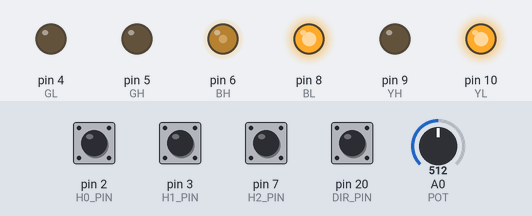
Recording of a sketch running on a simulated SparkFun Pro Micro, built with avr-gcc and run on an emulated ATmega32U4. Parts: output pins drawn as LEDs (lit = HIGH). Dashed ring = blinking. The inputs (shaded band) are chosen by the test bench; at power-on: pin 2 (H0_PIN), pin 3 (H1_PIN), pin 7 (H2_PIN), pin 20 (DIR_PIN) HIGH, A0 (POT) = 512.

Above: at 1.2 s.
1.3 s: A0 (POT) set to 716
At 2.1 s:
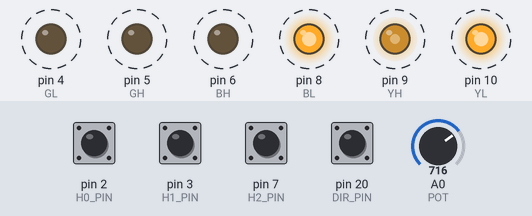
4.3 s: pin 20 (DIR_PIN) pulled LOW for 1 s
At 4.8 s:
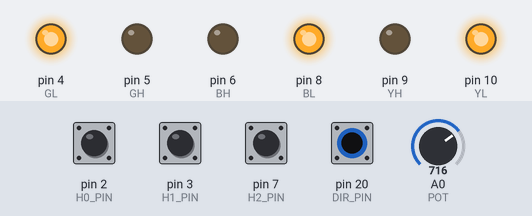
7.3 s: A0 (POT) set to 1023
At 7.7 s:
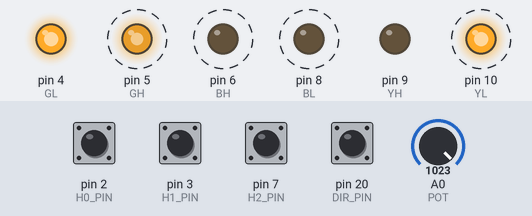
10.3 s: A0 (POT) set to 306
13.3 s: pin 2 (H0_PIN) pulled LOW for 0.15 s
Timing chart, 0 to 17.3 s (numbered marks = the images above; inputs shaded):
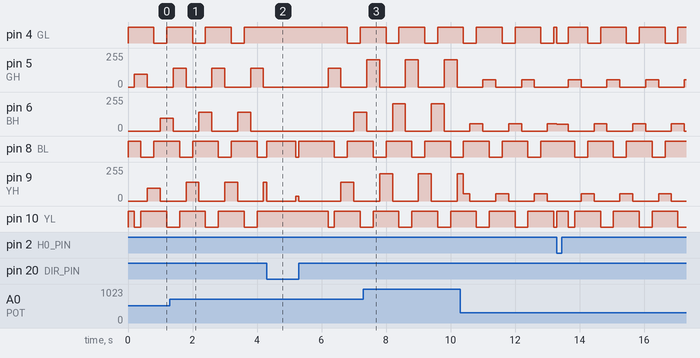

Measured:
- by itself, pin 5 (GH), pin 9 (YH): alternates 53/255 for 0.40 s and 0/255 for 0.80 s
- by itself, pin 6 (BH): repeats every 1.2 s: 0/255 0.80 s, 53/255 0.40 s
- by itself, pin 8 (BL): alternates HIGH for 0.80 s and LOW for 0.40 s

The sketch:

DelanteyDetras.ino
```cpp
// ESTE CÓDIGO NO SE HA PROBADO EN LABORATORIO Y POR TANTO PUEDE CONTENER ERRORES

// Control BLDC con Arduino Pro Micro
// Giro en sentido directo e inverso con arranque suave

// Pines de los transistores
const int GH = 5;  // GREEN alto  (PWM)  -> MOSFET alto fase verde
const int GL = 4;  // GREEN bajo  (DIG)  -> MOSFET bajo fase verde

const int BH = 6;  // BLUE  alto  (PWM)  -> MOSFET alto fase azul
const int BL = 8;  // BLUE  bajo  (DIG)  -> MOSFET bajo fase azul

const int YH = 9;   // YELLOW alto (PWM)  -> MOSFET alto fase amarilla
const int YL = 10;  // YELLOW bajo (DIG)  -> MOSFET bajo fase amarilla


// Potenciómetro --> acelerador
const int POT = A0;

// Pines de los sensores Hall con interrupciones
const int H0_PIN = 2;  // Hall 0
const int H1_PIN = 3;  // Hall 1
const int H2_PIN = 7;  // Hall 2

// Creo una nueva entrada digital para
// HIGH -> marcha adelante (sentido directo)
// LOW  -> marcha atrás  (sentido inverso)
const int DIR_PIN = 20;   // puedes usar 21 si lo prefieres

// Variables globales
int PWM;                          // valor de PWM que aplicamos al motor
unsigned long lastChangeTime = 0; // última vez que cambiaron los sensores Hall
const unsigned long timeout = 200;           // tiempo para forzar la secuencia de arranque suave
const unsigned long tiempoParadoCambio = 1000; // tiempo que esperamos sin cambios en los halls para considerar el motor parado

// Secuencia de conmutación para arranque en sentido directo
int secuencia[6]    = { 0b110, 0b100, 0b101, 0b001, 0b011, 0b010 };
// Secuencia de conmutación para arranque en sentido inverso
int secuenciaInv[6] = { 0b010, 0b011, 0b001, 0b101, 0b100, 0b110 };

int indiceSecuencia = 0;  // índice que nos permitirá recorrer la secuencia en orden en el loop

// 0 -> sentido directo
// 1 -> sentido inverso
int sentidoActual   = 0;  // sentido con el que está funcionando el motor ahora mismo
int cambiandoSentido = 0; // 0 -> normal, 1 -> estamos esperando a que se pare para cambiar de sentido

// -----------------------------------------------------------------------------
// DECLARAMOS LOS PINES

void setup() {
  // Sensores Hall como entrada con pullup interno
  pinMode(H0_PIN, INPUT_PULLUP);
  pinMode(H1_PIN, INPUT_PULLUP);
  pinMode(H2_PIN, INPUT_PULLUP);

  // Entrada de selección de sentido con pullup
  pinMode(DIR_PIN, INPUT_PULLUP);

  // Salidas de potencia para el control del motor
  pinMode(GH, OUTPUT);
  pinMode(GL, OUTPUT);
  pinMode(BH, OUTPUT);
  pinMode(BL, OUTPUT);
  pinMode(YH, OUTPUT);
  pinMode(YL, OUTPUT);

  // Al inicio apagamos el motor
  PWM = 0;
  apagarMotor(); // Subprograma que me pone todos los transistores desconectados para parar el motor

  // Declaración de las interrupciones (cada vez que cambie cualquier sensor de efecto hall)
  attachInterrupt(digitalPinToInterrupt(H0_PIN), ISR_Halls, CHANGE);
  attachInterrupt(digitalPinToInterrupt(H1_PIN), ISR_Halls, CHANGE);
  attachInterrupt(digitalPinToInterrupt(H2_PIN), ISR_Halls, CHANGE);

  // Ajuste de frecuencia PWM alta (~31 kHz aprox) para que no se oiga el zumbido
  TCCR1B = TCCR1B & 0b11111000 | 0x01;  // Timer1 -> pin 9,10
  TCCR3B = TCCR3B & 0b11111000 | 0x01;  // Timer3 -> pin 5
  TCCR4B = TCCR4B & 0b11111000 | 0x01;  // Timer4 -> pin 6,13

  // Guardamos el tiempo actual
  lastChangeTime = millis();
}

// -----------------------------------------------------------------------------
// BUCLE PRINCIPAL

void loop() {

  // leo el potenciómetro
  PWM = analogRead(POT);

  // lo paso a PWM limitado al 80%
  // zona muerta al 5%
  if (PWM < 51) {
    PWM = 0;
  } else {
    PWM = map(PWM, 51, 1023, 0, 204);
  }

  unsigned long ahora = millis();  // leo el tiempo actual

  // leo el sentido pedido en la entrada digital
  int valorDir = digitalRead(DIR_PIN);  // HIGH -> directo, LOW -> inverso

  int sentidoDeseado;
  if (valorDir == HIGH) {
    sentidoDeseado = 0;   // sentido directo
  } else {
    sentidoDeseado = 1;   // sentido inverso
  }

  // Si el sentido seleccionado es marcha atrás, el ciclo de trabajo máximo debe ser del 20%
  // PWM ahora está entre 0 y 204 entonces ahora lo mapeo a 0..51 (~20% de 255)
  if (sentidoDeseado == 1) {
    PWM = map(PWM, 0, 204, 0, 51);
  }

  // Planteo el cambio de sentido:
  // Si estamos cambiando de sentido, forzamos motor parado hasta que no haya cambios en los halls
  if (cambiandoSentido == 1) {
    // Forzamos motor parado: sin PWM y todas las fases apagadas
    PWM = 0;
    apagarMotor();

    // Si ha pasado el tiempo suficiente desde el último cambio de los sensores hall,
    // consideramos que el motor ya está totalmente parado
    if ((ahora - lastChangeTime) >= tiempoParadoCambio) {
      sentidoActual = sentidoDeseado;  // aplicamos el nuevo sentido
      cambiandoSentido = 0;            // ya podemos volver a arrancar
      indiceSecuencia = 0;             // reiniciamos la secuencia de arranque suave
    }
  } else {
    // No estamos cambiando de sentido
    // Si se pide un sentido distinto mientras hay PWM, iniciamos el proceso de parada
    if ((sentidoDeseado != sentidoActual) && (PWM > 0)) {
      // se ha cambiado la entrada de sentido con el motor girando
      // primero debemos parar el motor
      cambiandoSentido = 1;
      PWM = 0;
      apagarMotor();
    }
  }

  // Si el motor puede girar (no estamos cambiando de sentido) y hay PWM,
  // utilizamos la secuencia de arranque suave como en el código original.
  if ((cambiandoSentido == 0) && (PWM > 0)) {


    if (ahora - lastChangeTime >= timeout) {  // Comprobamos si ha pasado el tiempo límite para forzar la secuencia

      int hallForzado;

      if (sentidoActual == 0) {

        hallForzado = secuencia[indiceSecuencia];  // Forzamos el siguiente paso de la secuencia en sentido directo
        giroSentidoDirecto(hallForzado);  // Obligamos a que el rotor tenga esa secuencia
      } else {

        hallForzado = secuenciaInv[indiceSecuencia];  // Forzamos el siguiente paso de la secuencia en sentido inverso
        giroSentidoInverso(hallForzado);  // Obligamos a que el rotor tenga esa secuencia
      }

      indiceSecuencia++;                // Avanzamos al siguiente paso de la secuencia
      if (indiceSecuencia >= 6) {
        indiceSecuencia = 0;  // Si llegamos al final de la secuencia, volvemos al inicio
      }

      lastChangeTime = ahora;  // Reiniciamos el temporizador
    }
  }
}

// -----------------------------------------------------------------------------
// INTERRUPCIONES

void ISR_Halls() {
  // Leo los valores de los sensores Hall
  int ValDIO0 = digitalRead(H0_PIN);  // Leo el hall0
  int ValDIO1 = digitalRead(H1_PIN);  // Leo el hall1
  int ValDIO2 = digitalRead(H2_PIN);  // Leo el hall2

  int hallState = (ValDIO0 << 2) | (ValDIO1 << 1) | ValDIO2;
  // asigno mi máscara para poder llamar a los sensores de efecto hall de forma
  // más clara y sencilla

  // Si no hay PWM, apagamos el motor
  if (PWM == 0) {
    apagarMotor();
  } else {
    // Según el sentido actual, llamamos a la tabla de verdad correspondiente
    if (sentidoActual == 0) {
      giroSentidoDirecto(hallState);
    } else {
      giroSentidoInverso(hallState);
    }
  }

  // Actualizo mi tiempo de forma que guardo la última vez que se movieron los sensores.
  lastChangeTime = millis();
  // Si no para de moverse se actualizará todo el rato, si no simplemente se quedará con la última.
}

// ------------------------------------------------------------------
// IMPLEMENTACIÓN DE LA TABLA DE VERDAD: SENTIDO DIRECTO

void giroSentidoDirecto(int hallState) {
  switch (hallState) {
    case 0b000:  // nunca vamos a tener los halls en 000
      break;

    case 0b001:
      // YH = 1, GL = 1
      digitalWrite(GH, LOW);
      digitalWrite(BH, LOW);
      analogWrite(YH, PWM);

      digitalWrite(GL, LOW);
      digitalWrite(BL, HIGH);
      digitalWrite(YL, HIGH);
      break;

    case 0b010:
      // BH = 1, YL = 1
      digitalWrite(GH, LOW);
      analogWrite(BH, PWM);
      digitalWrite(YH, LOW);

      digitalWrite(GL, HIGH);
      digitalWrite(BL, HIGH);
      digitalWrite(YL, LOW);
      break;

    case 0b011:
      // BH = 1, GL = 1
      digitalWrite(GH, LOW);
      analogWrite(BH, PWM);
      digitalWrite(YH, LOW);

      digitalWrite(GL, LOW);
      digitalWrite(BL, HIGH);
      digitalWrite(YL, HIGH);

      break;

    case 0b100:
      // GH = 1, BL = 1
      analogWrite(GH, PWM);
      digitalWrite(BH, LOW);
      digitalWrite(YH, LOW);

      digitalWrite(GL, HIGH);
      digitalWrite(BL, LOW);
      digitalWrite(YL, HIGH);
      break;

    case 0b101:
      // YH = 1, BL = 1
      digitalWrite(GH, LOW);
      digitalWrite(BH, LOW);
      analogWrite(YH, PWM);

      digitalWrite(GL, HIGH);
      digitalWrite(BL, LOW);
      digitalWrite(YL, HIGH);
      break;

    case 0b110:
      // GH = 1, YL = 1
      analogWrite(GH, PWM);
      digitalWrite(BH, LOW);
      digitalWrite(YH, LOW);

      digitalWrite(GL, HIGH);
      digitalWrite(BL, HIGH);
      digitalWrite(YL, LOW);
      break;

    case 0b111:  //nunca vamos a tener los halls en 111 no van a estar todos encendidos a la vez
      break;
  }
}

// ------------------------------------------------------------------
// IMPLEMENTACIÓN DE LA TABLA DE VERDAD: SENTIDO INVERSO

void giroSentidoInverso(int hallState) {
  switch (hallState) {
    case 0b000:  // nunca vamos a tener los halls en 000
      break;

    case 0b001:
      // GH = 1, YL = 1
      analogWrite(GH, PWM);
      digitalWrite(BH, LOW);
      digitalWrite(YH, LOW);

      digitalWrite(GL, HIGH);
      digitalWrite(BL, HIGH);
      digitalWrite(YL, LOW);
      break;

    case 0b010:
      // YH = 1, BL = 1
      digitalWrite(GH, LOW);
      digitalWrite(BH, LOW);
      analogWrite(YH, PWM);

      digitalWrite(GL, HIGH);
      digitalWrite(BL, LOW);
      digitalWrite(YL, HIGH);
      break;

    case 0b011:
      // GH = 1, BL = 1
      analogWrite(GH, PWM);
      digitalWrite(BH, LOW);
      digitalWrite(YH, LOW);

      digitalWrite(GL, HIGH);
      digitalWrite(BL, LOW);
      digitalWrite(YL, HIGH);
      break;

    case 0b100:
      // BH = 1, GL = 1
      digitalWrite(GH, LOW);
      analogWrite(BH, PWM);
      digitalWrite(YH, LOW);

      digitalWrite(GL, LOW);
      digitalWrite(BL, HIGH);
      digitalWrite(YL, HIGH);
      break;

    case 0b101:
      // BH = 1, YL = 1
      digitalWrite(GH, LOW);
      analogWrite(BH, PWM);
      digitalWrite(YH, LOW);

      digitalWrite(GL, HIGH);
      digitalWrite(BL, HIGH);
      digitalWrite(YL, LOW);
      break;

    case 0b110:
      // YH = 1, GL = 1
      digitalWrite(GH, LOW);
      digitalWrite(BH, LOW);
      analogWrite(YH, PWM);

      digitalWrite(GL, LOW);
      digitalWrite(BL, HIGH);
      digitalWrite(YL, HIGH);
      break;

    case 0b111:  //nunca vamos a tener los halls en 111
      break;
  }
}

// ------------------------------------------------------------------
// Función para apagar completamente el puente de potencia

void apagarMotor() {
  analogWrite(GH, 0);
  analogWrite(BH, 0);
  analogWrite(YH, 0);

  digitalWrite(GL, HIGH);
  digitalWrite(BL, HIGH);
  digitalWrite(YL, HIGH);
}
```
